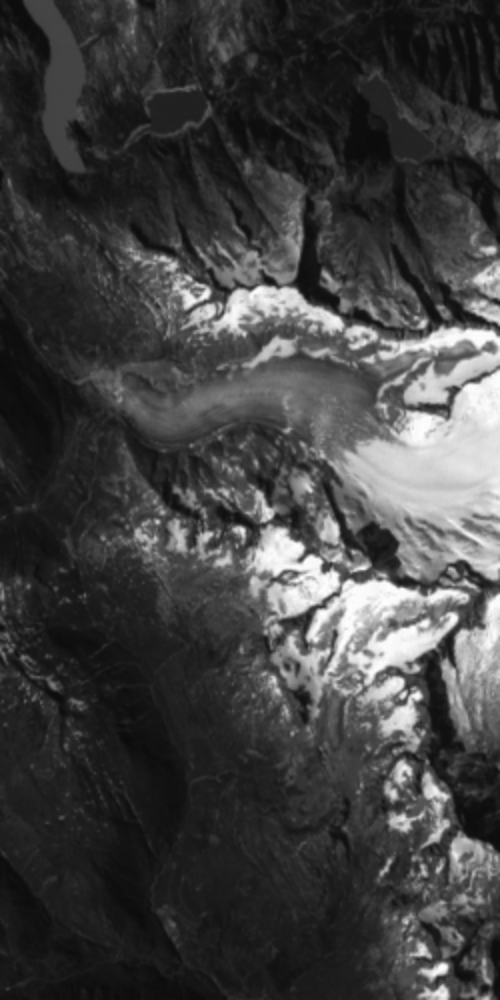
#> input picture ex4/data/band3_train.tif, 500 x 1000 px; the run also reads 2 pictures not shown here
$ python ex04_classification.py
#> lines starting #> are read from the running program, lines starting #| are printed output that depends on the picture
# -*- coding: utf-8 -*-
"""
Spectral channels
1 0.45-0.52 µm, blue-green
2 0.52-0.60 µm, green
3 0.63-0.69 µm, red
4 0.76-0.90 µm, near infrared
5 1.55-1.75 µm, mid infrared
6 10.4-12.5 µm (60 × 60 m) Thermal channel
7 2.08-2.35 µm, mid infrared

"""
import numpy as np
import matplotlib.pyplot as plt
from sklearn.naive_bayes import GaussianNB


label_to_color = {
    1: [0,  0, 128], # water
    2: [0,  128, 0], # forest
    3: [ 0,  255,  0], # vegetation
    4: [0, 221, 221], # ice
    5: [255, 255, 255], # snow
    6: [255, 0, 0], # rock
    7: [80, 80, 80] # shadow
}

# convert one channel label image [nxm] to a given colormap
# resutling in a rgb image [nxmx3]
def label2rgb(img_label, label_to_color):
    h, w = img_label.shape
    img_rgb = np.zeros((h, w, 3), dtype=np.uint8)
    for gray, rgb in label_to_color.items():
        img_rgb[img_label == gray, :] = rgb
    return img_rgb

# Band 3 red, band 2 green, band 1 blue
# load image as rgb image
band3=plt.imread('./data/band3_train.tif')
#> band3 is the input picture: shape (1000, 500); min 11, max 255, mean 65.1
band2=plt.imread('./data/band2_train.tif')
band1=plt.imread('./data/band1_train.tif')
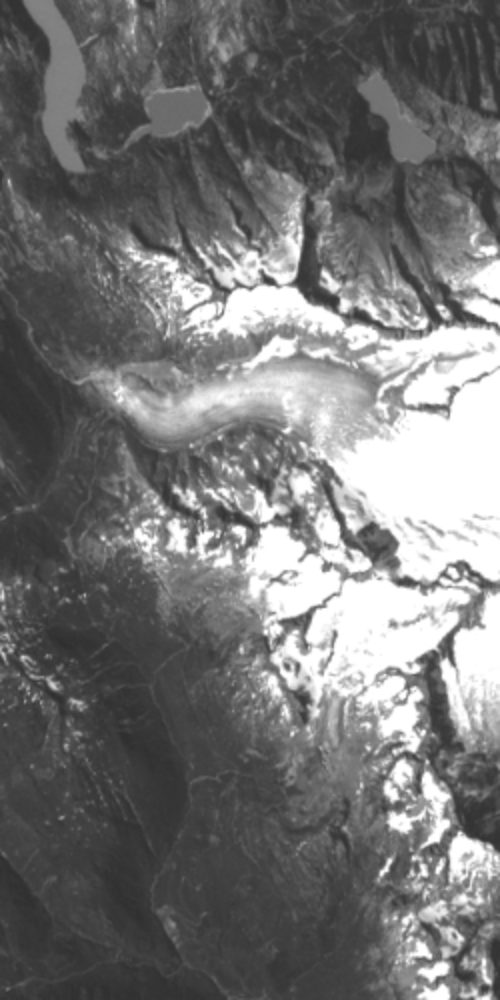
#> input picture ex4/data/band1_train.tif, 500 x 1000 px
#> band1 is the input picture: shape (1000, 500); min 46, max 255, mean 116.7
# normalize bands to be in range [0, 1]
band3 = band3 / np.max(band3)
band2 = band2 / np.max(band2)
band1 = band1 / np.max(band1)
img_rgb_train=np.zeros((band1.shape[0],band1.shape[1],3))
img_rgb_train[:,:,0]=band3
img_rgb_train[:,:,1]=band2
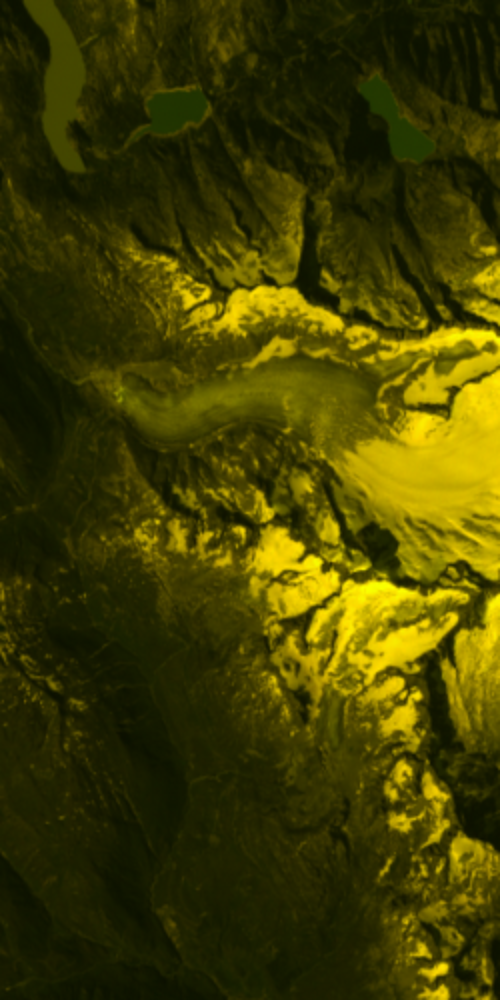
#> img_rgb_train: shape (1000, 500, 3) float64; mean of channels 0, 1, 2 0.255, 0.244, 0; drawn as R, G, B
img_rgb_train[:,:,2]=band1
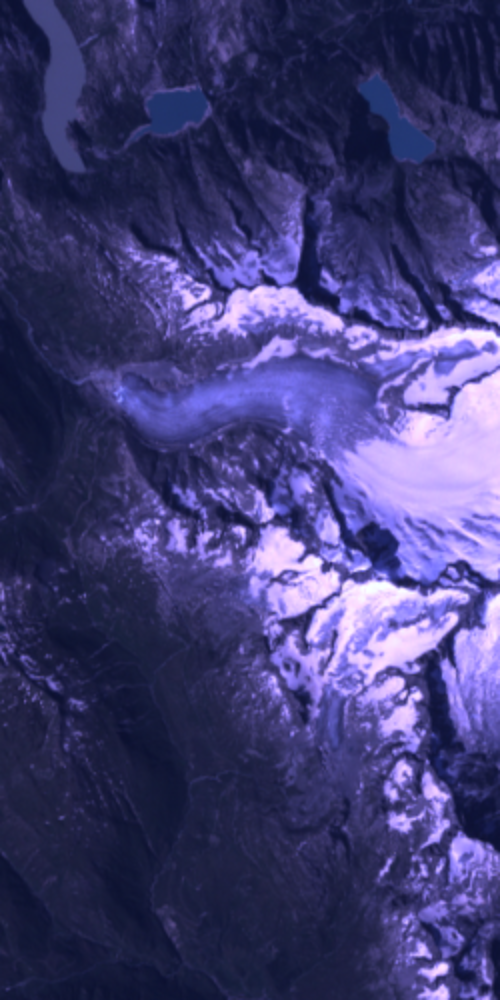
#> img_rgb_train: shape (1000, 500, 3) float64; mean of channels 0, 1, 2 0.255, 0.244, 0.458; drawn as R, G, B
# [6 lines of commented-out code are left out]
band3=plt.imread('./data/band3_test.tif')
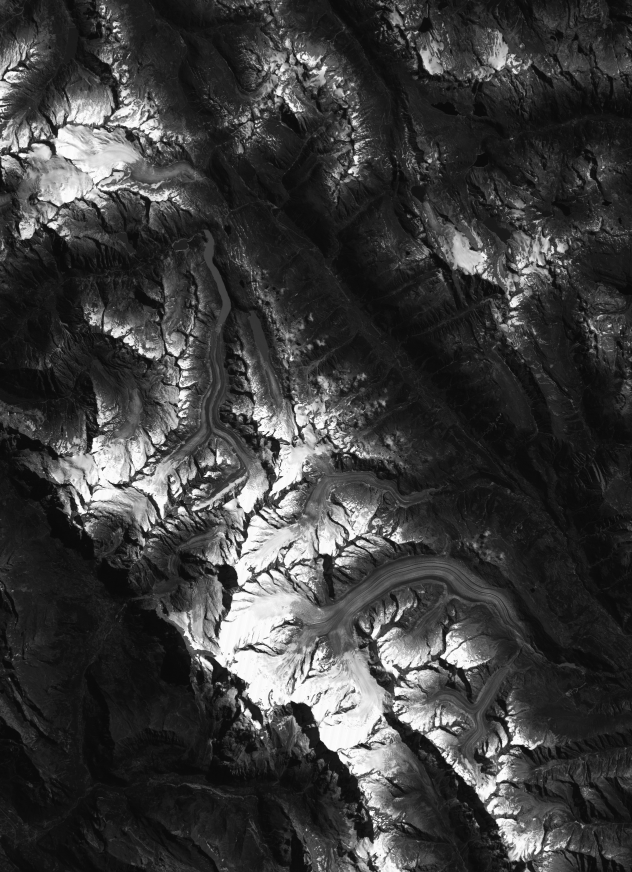
#> input picture ex4/data/band3_test.tif, 632 x 872 px
#> band3 is the input picture: shape (872, 632); min 9, max 255, mean 60.9
band2=plt.imread('./data/band2_test.tif')
band1=plt.imread('./data/band1_test.tif')
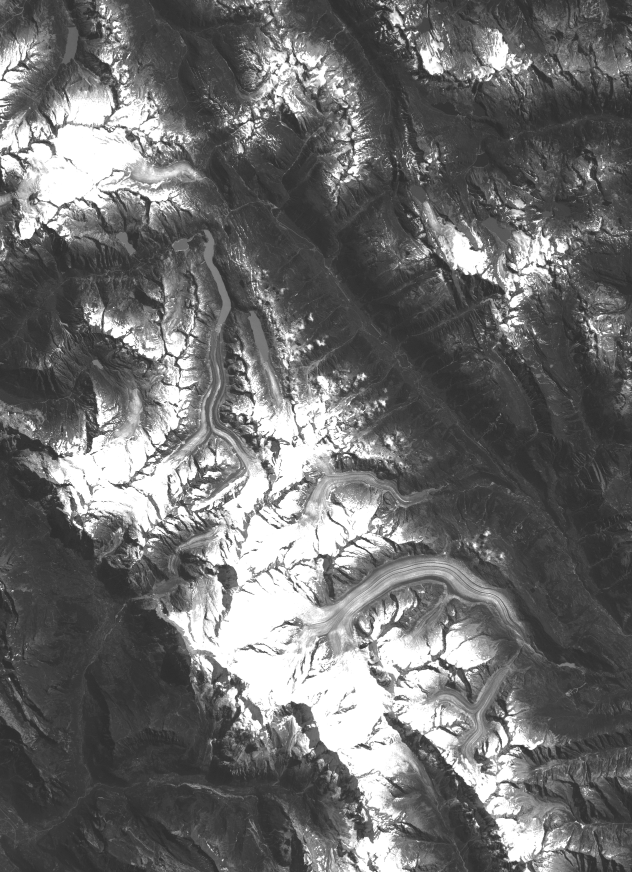
#> input picture ex4/data/band1_test.tif, 632 x 872 px
#> band1 is the input picture: shape (872, 632); min 44, max 255, mean 109.4
# normalize bands to be in range [0, 1]
band3 = band3 / np.max(band3)
band2 = band2 / np.max(band2)
band1 = band1 / np.max(band1)
img_rgb_test=np.zeros((band1.shape[0],band1.shape[1],3))
img_rgb_test[:,:,0]=band3
img_rgb_test[:,:,1]=band2
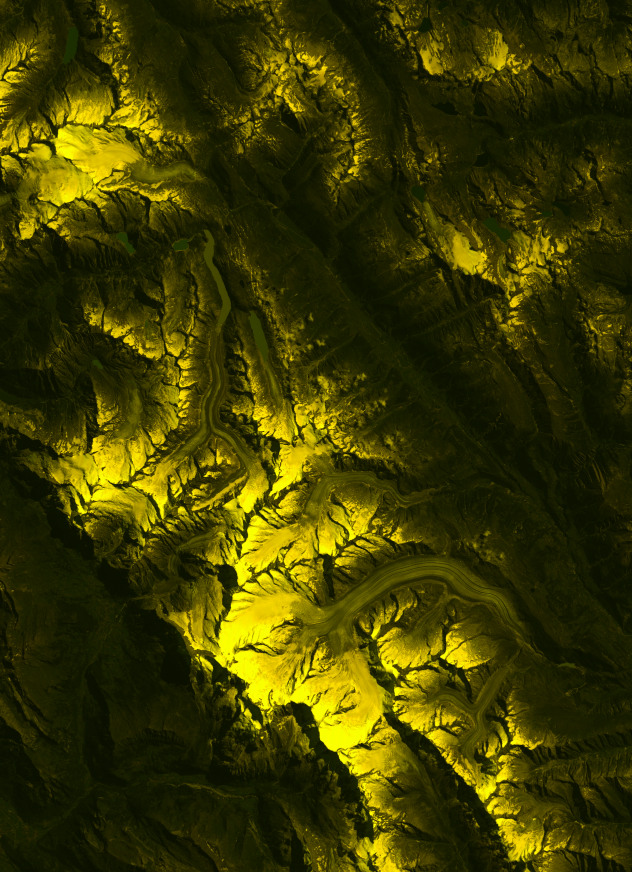
#> img_rgb_test: shape (872, 632, 3) float64; mean of channels 0, 1, 2 0.239, 0.232, 0; drawn as R, G, B
img_rgb_test[:,:,2]=band1
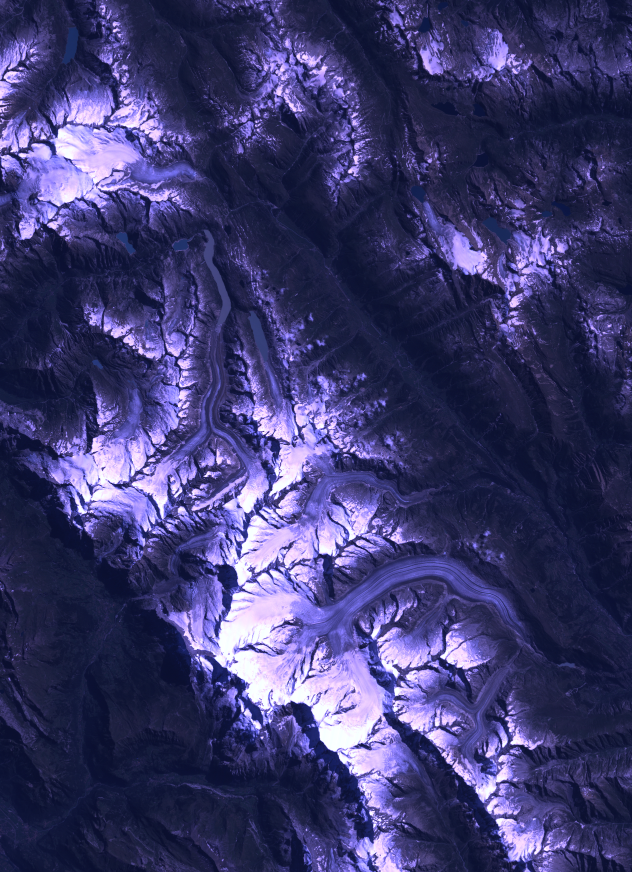
#> img_rgb_test: shape (872, 632, 3) float64; mean of channels 0, 1, 2 0.239, 0.232, 0.429; drawn as R, G, B
# [7 lines of commented-out code are left out]
#> (the run stopped early here; a loop or call above may not have finished)
